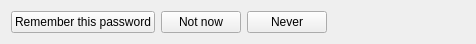
<?xml version="1.0" encoding="UTF-8"?>
<ui version="4.0">
 <class>PasswordRemember</class>
 <widget class="QWidget" name="PasswordRemember">
  <property name="geometry">
   <rect>
    <x>0</x>
    <y>0</y>
    <width>476</width>
    <height>35</height>
   </rect>
  </property>
  <property name="windowTitle">
   <string>Password remember</string>
  </property>
  <layout class="QHBoxLayout" name="horizontalLayout">
   <item>
    <widget class="QPushButton" name="Remember_">
     <property name="text">
      <string>Remember this password</string>
     </property>
    </widget>
   </item>
   <item>
    <widget class="QPushButton" name="NotNow_">
     <property name="text">
      <string>Not now</string>
     </property>
    </widget>
   </item>
   <item>
    <widget class="QPushButton" name="Never_">
     <property name="text">
      <string>Never</string>
     </property>
    </widget>
   </item>
   <item>
    <spacer name="horizontalSpacer">
     <property name="orientation">
      <enum>Qt::Horizontal</enum>
     </property>
     <property name="sizeHint" stdset="0">
      <size>
       <width>40</width>
       <height>20</height>
      </size>
     </property>
    </spacer>
   </item>
  </layout>
 </widget>
 <resources/>
 <connections/>
</ui>
